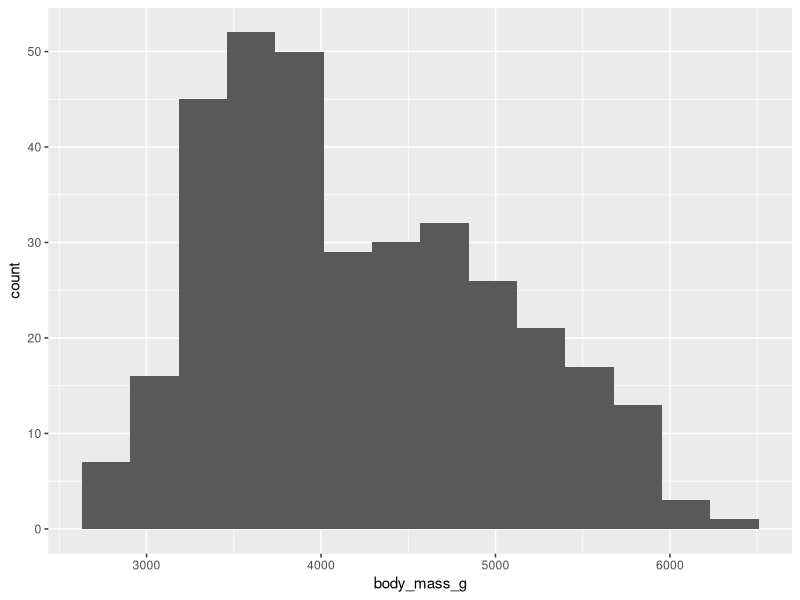
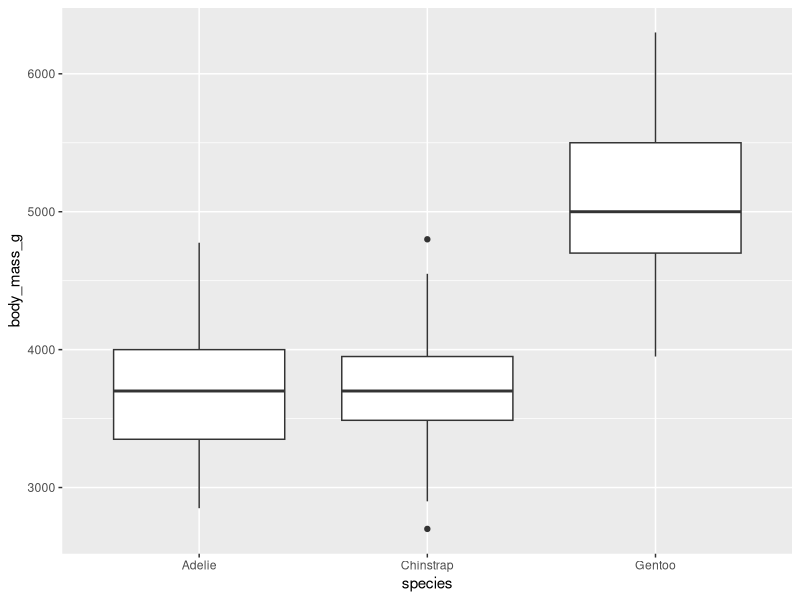
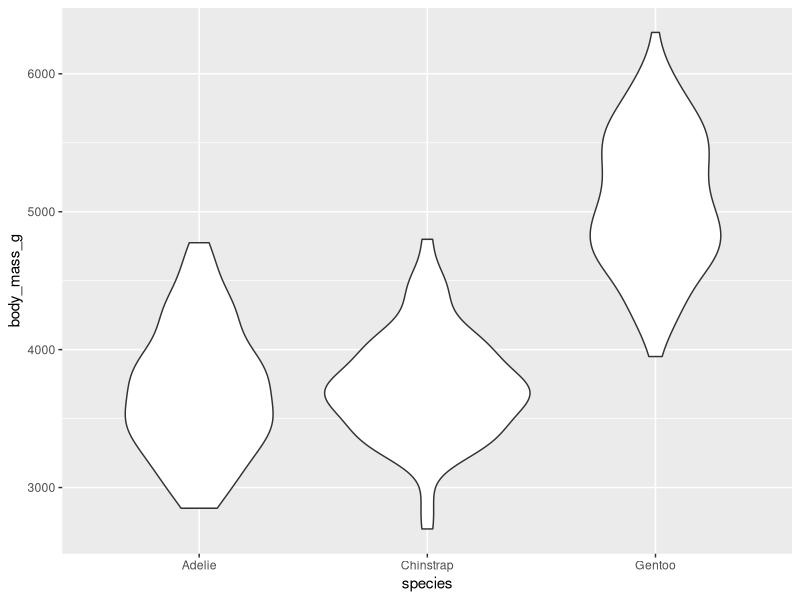
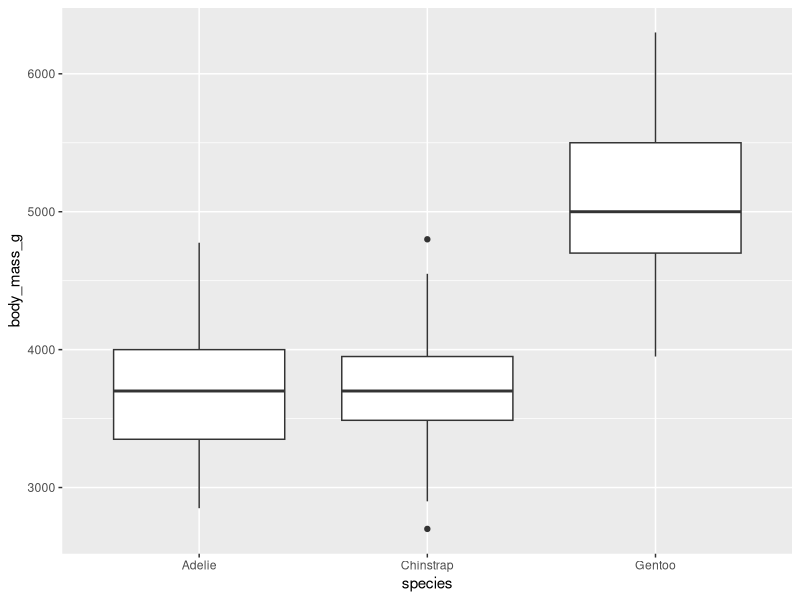
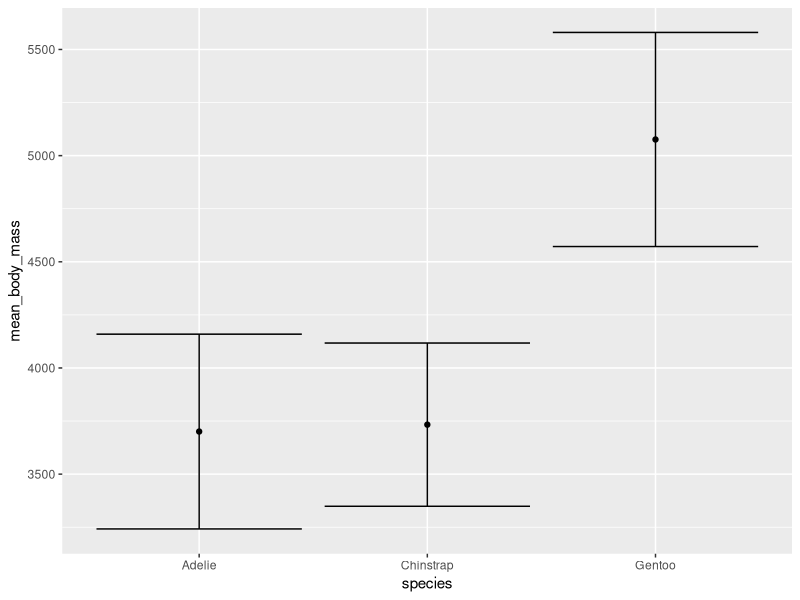
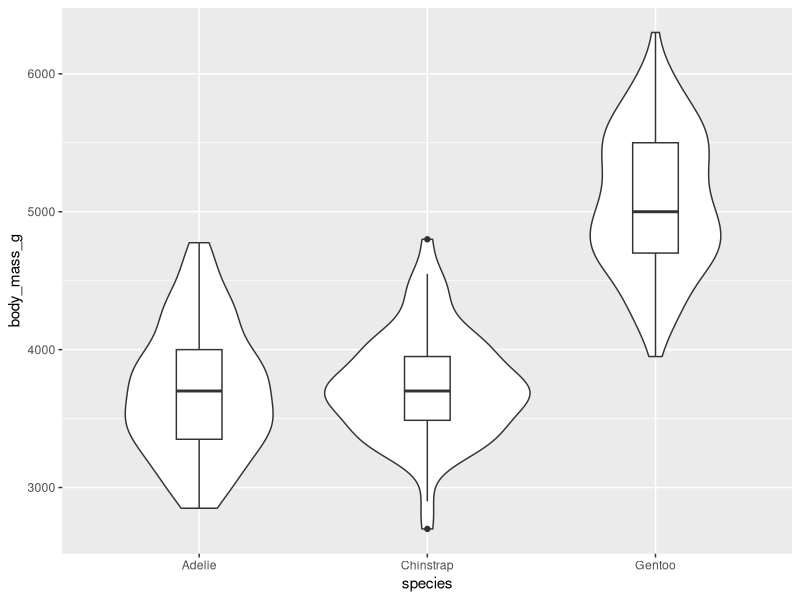
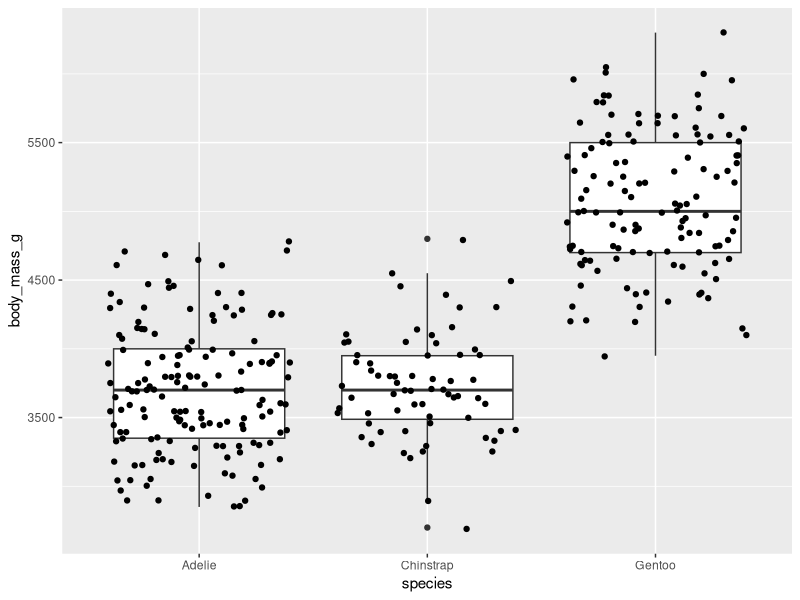
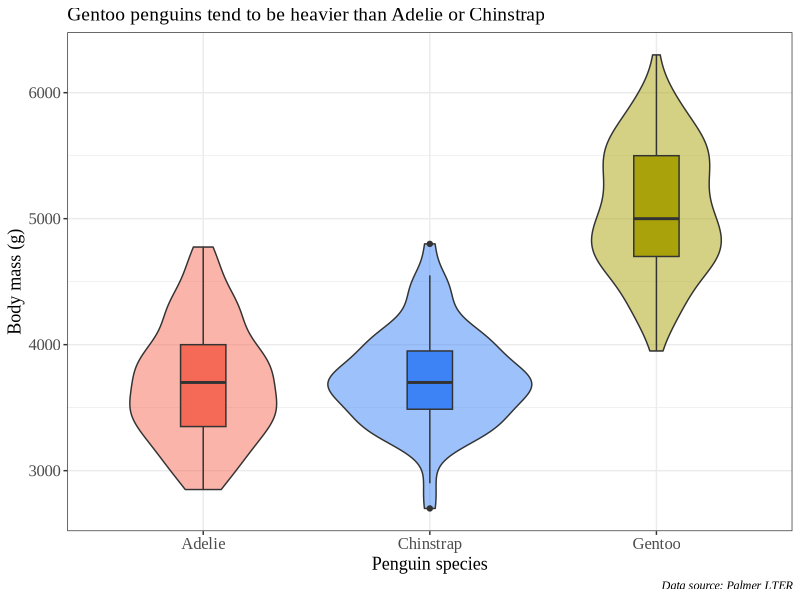

The R source for these figures, in order:
## ---- chunk 1
# this is a code chunk!
## ---- chunk 2
3 + 8
## ---- chunk 3
# load in libraries
library(tidyverse) # wrangling tools
library(palmerpenguins) # penguin data frame
## ---- chunk 4
head(penguins)
## ---- chunk 5
mean(penguins$flipper_length_mm)
## ---- chunk 6
mean(penguins$flipper_length_mm, na.rm = TRUE)
## ---- chunk 7
# identify the data frame
penguins %>% 
  # group the data frame by species (a column in the data frame)
  group_by(species) %>% 
  # summarize by creating a new column called mean_body_mass
  # calculate the mean of body_mass_g
  summarize(mean_body_mass = mean(body_mass_g, na.rm = TRUE))
## ---- chunk 8
# identify the data frame
penguin_summary <- penguins %>% 
  # group the data frame by species (a column in the data frame)
  group_by(species) %>% 
  # summarize the data frame
  # calculate mean and standard deviation of body mass
  summarize(mean_body_mass = mean(body_mass_g, na.rm = TRUE),
            sd_body_mass = sd(body_mass_g, na.rm = TRUE))
## ---- chunk 9
# identify the data frame
penguins %>% 
  # filter data frame to only include observations from Dream
  filter(island == "Dream") %>% 
  # group the data frame by species (a column in the data frame)
  group_by(species) %>% 
  # summarize the data frame
  # calculate mean and standard deviation of body mass
  summarize(mean_body_mass = mean(body_mass_g, na.rm = TRUE),
            sd_body_mass = sd(body_mass_g, na.rm = TRUE))
## ---- chunk 10
ggplot(data = penguins, aes(x = body_mass_g)) +
  geom_histogram(bins = 14) 
## ---- chunk 11
ggplot(data = penguins, aes(x = species, y = body_mass_g)) +
  geom_boxplot()
## ---- chunk 12
ggplot(data = penguins, aes(x = species, y = body_mass_g)) +
  geom_violin()
## ---- chunk 13
ggplot(data = penguins, aes(x = species, y = body_mass_g)) +
  geom_boxplot() 
## ---- chunk 14
ggplot(data = penguin_summary, aes(x = species, y = mean_body_mass)) +
  geom_point() +
  geom_errorbar(aes(ymin = mean_body_mass - sd_body_mass, 
                    ymax = mean_body_mass + sd_body_mass))
## ---- chunk 15
ggplot(data = penguins, aes(x = species, y = body_mass_g)) +
  geom_violin() +
  geom_boxplot(width = 0.2)
## ---- chunk 16
ggplot(data = penguins, aes(x = species, y = body_mass_g)) +
  geom_boxplot() +
  geom_jitter()
## ---- chunk 17
ggplot(data = penguins, aes(x = species, y = body_mass_g)) +
  geom_violin(aes(fill = species), alpha = 0.5) +
  geom_boxplot(aes(fill = species), width = 0.2) +
  scale_fill_manual(values = c("#F56A56", "#3D83F5", "#A9A20B")) +
  labs(x = "Penguin species", y = "Body mass (g)",
       title = "Gentoo penguins tend to be heavier than Adelie or Chinstrap",
       caption = "Data source: Palmer LTER") +
  theme_bw() +
  theme(legend.position = "none", 
        axis.title = element_text(size = 13),
        axis.text = element_text(size = 12),
        plot.title = element_text(size = 14),
        plot.caption = element_text(face = "italic"),
        text = element_text(family = "Times New Roman"))
## ---- chunk 18
ggplot() +
  geom_jitter(data = penguins, aes(x = species, y = body_mass_g, color = species), alpha = 0.4) +
  geom_point(data = penguin_summary, aes(x = species, y = mean_body_mass, color = species), size = 5) +
  geom_errorbar(data = penguin_summary, aes(x = species, ymin = mean_body_mass - sd_body_mass, ymax = mean_body_mass + sd_body_mass, color = species), width = 0.2) +
  scale_color_manual(values = c("#F56A56", "#3D83F5", "#A9A20B")) +
  labs(x = "Penguin species", y = "Body mass (g)",
       title = "Gentoo penguins tend to be heavier than Adelie or Chinstrap",
       caption = "Data source: Palmer LTER") +
  theme_bw() +
  theme(legend.position = "none", 
        axis.title = element_text(size = 13),
        axis.text = element_text(size = 12),
        plot.title = element_text(size = 14),
        plot.caption = element_text(face = "italic"),
        text = element_text(family = "Times New Roman"))
## ---- chunk 19
breaks <- ggplot(data = penguins, aes(x = body_mass_g)) +
  geom_histogram(alpha = 0.5, breaks = seq(from = 2700, to = 6500, by = 250)) +
  scale_x_continuous(breaks = round(seq(from = 2700, to = 6500, by = 250)))
breaks
